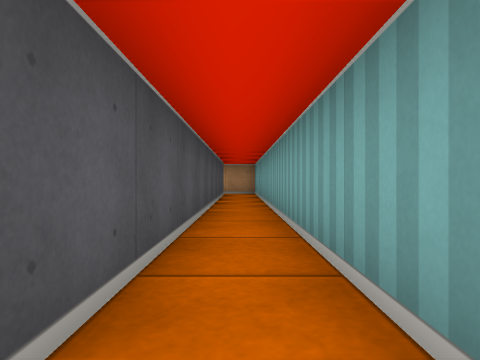
view 1 (above)

14 first-person views from a walk through a cub3D ray-caster map. The camera is about half as high as the walls, looks level and sees 75° across. The floor is counted in squares. Each view is taken from the middle of a square. On the plan, view 1 faces up. The plan holds only what a view shows up to about 9 squares ahead; the rest is blank.

view 2
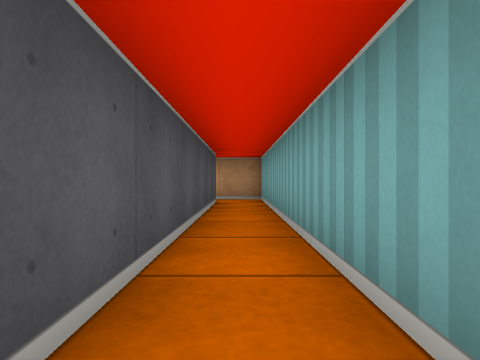

view 3
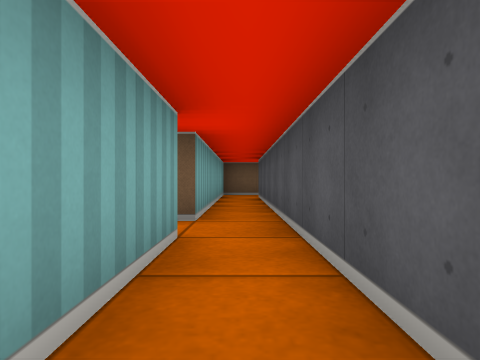

view 4
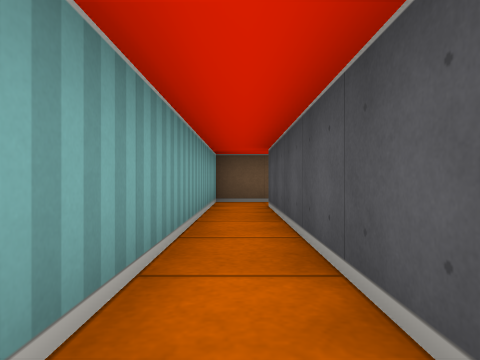

view 5
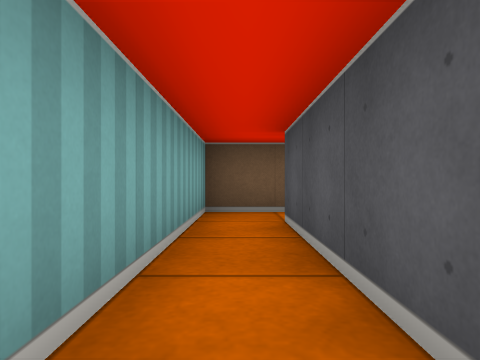

view 6
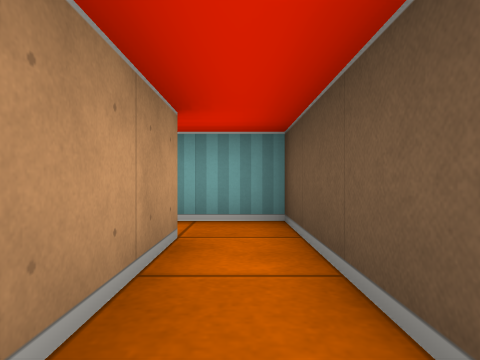

view 7
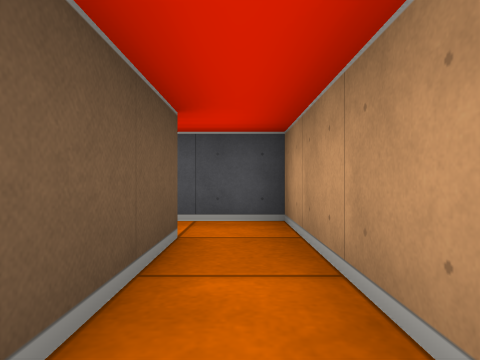

view 8
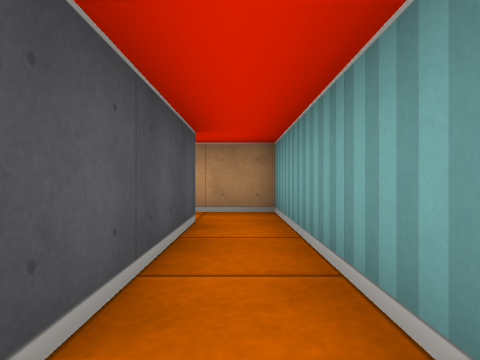

view 9
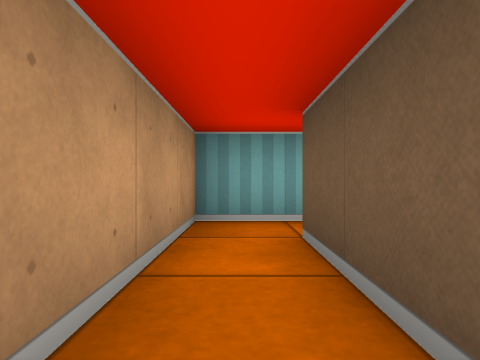

view 10
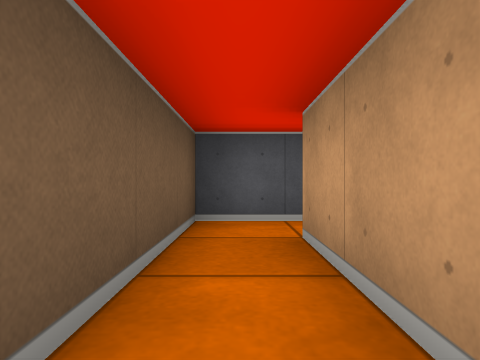

view 11
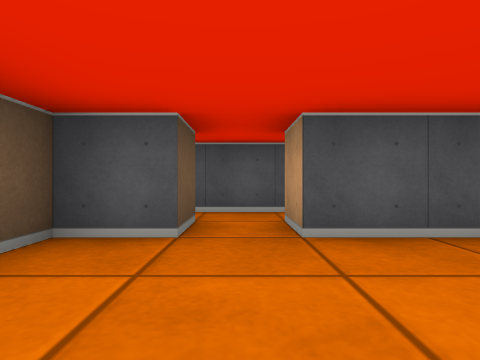

view 12
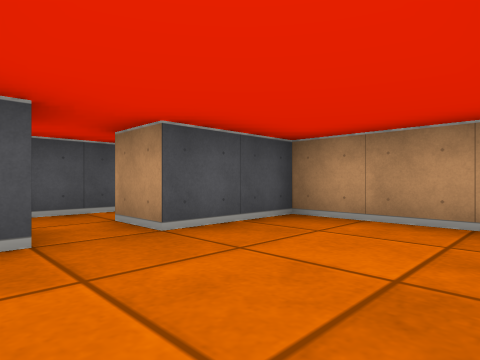

view 13
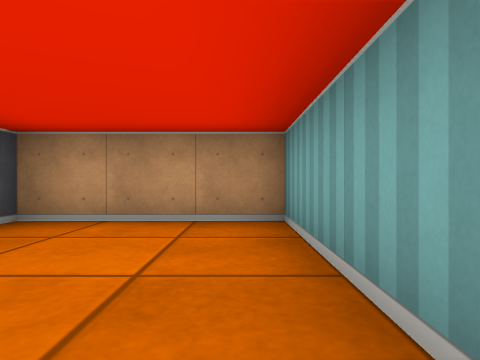

view 14
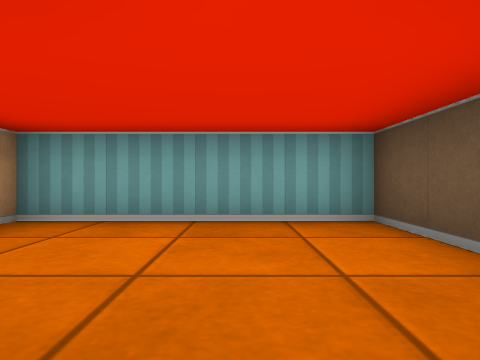

### Floor plan
Ten units are one square. View 1 is at (0, 0); x grows to the right and y downward. Boxes are objects, and circles mark ways between rooms. Rooms are numbered by the first view taken in them; rooms with no view inside come last. Other rooms are left out.
<svg viewBox="-40 -115 90 190">
<path fill="none" stroke="#000" d="M5 -5 5 -105 -25 -105M-25 -95 -5 -95 -5 55 -25 55M-25 65 5 65 5 5M-25 55 -35 55 -35 68M-35 -108 -35 -95 -25 -95M5 5 15 5 15 15 45 15 45 -25 15 -25 15 -5 5 -5"/>
<circle cx="-15" cy="60" r="3" fill="#2a7"/>
<circle cx="-15" cy="-100" r="3" fill="#2a7"/>
<circle cx="10" cy="0" r="3" fill="#2a7"/>
<text x="0" y="-20">1</text>
<text x="-30" y="60">2</text>
<text x="-30" y="-100">3</text>
<text x="30" y="0">4</text>
</svg>
Room 1 opens to room 2. Room 1 opens to room 3. Room 1 opens to room 4.

Where each view was taken, in squares from view 1:
view 1: 0 up, 0 right, facing up
view 2: 3 up, 0 right, facing up
view 3: 3 up, 0 right, facing down
view 4: 0 up, 0 right, facing down
view 5: 2 down, 0 right, facing down
view 6: 6 down, 3 left, facing right
view 7: 6 down, 0 right, facing left
view 8: 6 up, 0 right, facing up
view 9: 10 up, 3 left, facing right
view 10: 10 up, 0 right, facing left
view 11: 0 up, 4 right, facing left
view 12: 1 down, 4 right, facing up-left
view 13: 1 down, 4 right, facing up
view 14: 0 up, 1 right, facing right
